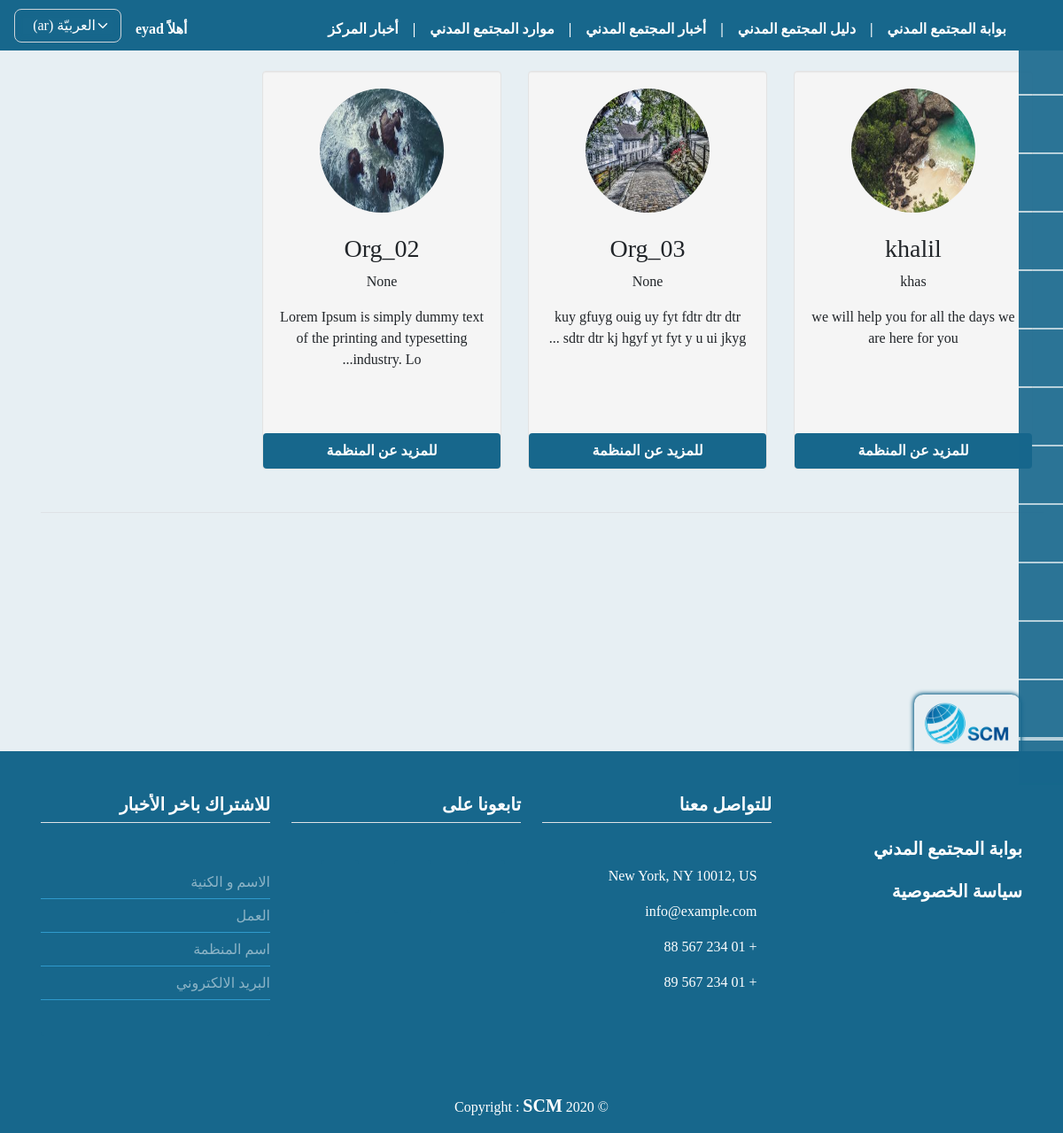
Page /guide_conf/ (signed in) on the earlier database version.
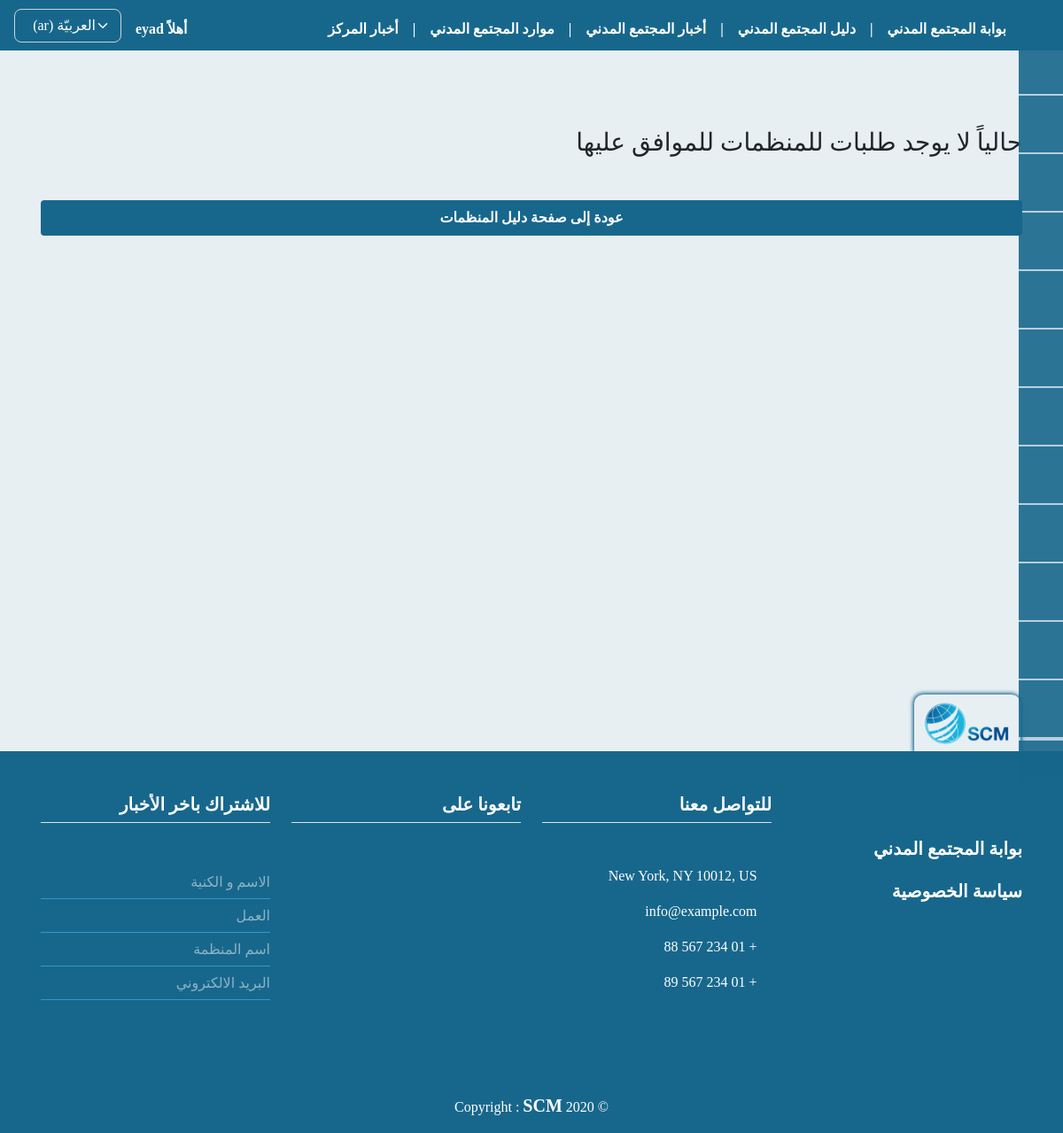
Same page on the later database version.
### orgs/models.py (models this page shows, shortened)
class OrgProfile(models.Model):
    type_CHOICES = (
        ('establishment', _('مؤسسة')),
        ('org', _('جمعية أو منظمة')),
        ('team', _('مبادرة / فريق')),
        ('union', _('اتحاد / تحالف / تجمع')),
        ('group', _('لجنة / تنسيقية / مجموعة'))
    )
    city_CHOICES = (
        ('aleppo', _('حلب')),
        ('damascus', _('دمشق')),
        ('suburb of damascus', _('ريف دمشق')),
        ('daraa', _('درعا')),
        ('deir ez-Zor', _('دير الزور')),
        ('hama', _('حماه')),
        ('al-Hasakah', _('الحسكة')),
        ('homs', _('حمص')),
        ('idlib', _('إدلب')),
        ('latakia', _('اللاذقية')),
        ('quneitra', _('القنيطرة')),
        ('raqqa', _('الرقة')),
        ('as-Suwayda', _('السويداء')),
        ('tartus', _('طرطوس')),
    )
    domain_CHOICES = (
        ('Media', _('إعلام')),
        ('Education', _('تعليم')),
        ('Protection', _('حماية')),
        ('Livelihoods and food security', _('سبل العيش والأمن الغذائي')),
        ('Project of clean ,water, sanitation ', _(
            'مشاريع النظافة والمياه والصرف الصحي')),
        ('Development', _('تنمية')),
        ('Law, suport, policy', _('قانون و مناصرة و سیاسة')),
        ('Donors and support volunteering', _('مانحین و دعم العمل التطوعي')),
        ('Religious org', _('منظمات دینیة')),
        ('Prof association and assembles', _('تجمعات و اتحادات مھنیة')),
        ('Health', _('صحة')),
        ('Studies and research', _('دراسات وأبحاث')),
        ('Other', _('أخرى')),
    )
    target_CHOICES = (
        ('No category selected', _('لا يوجد فئة محددة')),
        ('womans', _('نساء')),
        ('Mans', _('رجال')),
        ('Youth 18-24', _('شباب 18-24')),
        ('Child 0-18', _('أطفال 0-18')),
        ('Religious groups', _('مجموعات دینیة')),
        ('Ethnic groups', _('مجموعة عرقیة')),
        ('Persons lacking breadwinner ', _('فاقدي المعیل')),
        ('Handicapped', _('ذوي الاحتیاجات الخاصة')),
        ('Refugees', _('لاجئین')),
        ('Displaced', _('نازحین')),
        ('Returned', _('عائدین')),
        ('Other civil society organizations', _('منظمات مجتمع مدني اخرى')),
        ('Other', _('أخرى')),
    )
    bool_CHOICES = (
        ('0', _('لا')),
        ('1', _('نعم')),
    )
    polic_CHOICES = (
        ('No', _('لا يوجد')),
        ('Code of conduct', _('مدونة السلوك')),
        ('Child protection', _('حماية الطفل')),
        ('Anti-corruption', _('مكافحة الفساد')),
        ('Human resources policy', _('سياسة الموارد البشرية')),
        ('Procurement policy', _('سياسة المشتريات')),
        ('Volunteering policy', _('سياسة التطوع')),
        ('Anti-harassment Policy', _('سياسة منع التحرش')),
        ('Financial policy', _('السياسة المالية')),
        ('Equipment use Policy', _('سياسة استخدام المعدات')),
        ('privacy policy', _('سياسة الخصوصية')),
        ('Other', _('أخرى')),
    )
    user = models.ForeignKey(
        User, on_delete=models.CASCADE)
    name = models.CharField(max_length=255, null=False,
                            verbose_name=_("اسم المنظمة"))
    name_en_ku = models.CharField(max_length=255, null=True, blank=True,
                                  verbose_name=_("اسم المنظمة باللغة الانكليزية أو الكردية"))
    short_cut = models.CharField(
        max_length=255, null=True, blank=True, verbose_name=_("الاسم المختصر"))
    org_type = models.CharField(
        max_length=150, null=False, choices=type_CHOICES, verbose_name=_("نوع المنظمة"))
    position_work = CountryField(
        max_length=255, null=False, verbose_name=_("مكان العمل"))
    city_work = models.CharField(
        max_length=150, choices=city_CHOICES, null=True, blank=True, verbose_name=_("المحافظة"))
    logo = models.ImageField(upload_to="org_logos",
                             null=False, default='org_logos/default_logo.jpg', verbose_name=_("شعار المنظمة"))
    message = models.TextField(
        max_length=2000, null=False, verbose_name=_("الرؤية و الرسالة"))
    name_managing_director = models.CharField(
        max_length=255, null=True, blank=True, verbose_name=_("اسم رئيس مجلس اﻹدارة"))
    name_ceo = models.CharField(
        max_length=255, null=True, blank=True, verbose_name=_('اسم المدير التنفيذي'))
    site_web = models.URLField(
        max_length=255, null=True, blank=True, verbose_name=_('الموقع الالكتروني'))
    facebook = models.URLField(
        max_length=255, null=True, blank=True, verbose_name=_('صفحة فيسبوك'))
    twitter = models.URLField(
        max_length=255, null=True, blank=True, verbose_name=_('صفحة تويتر'))
    email = models.EmailField(max_length=255, null=True,
                              blank=True, verbose_name=_('البريد الاكتروني'))
    phone = models.CharField(max_length=100, null=True,
                             blank=True, verbose_name=_('رقم الهاتف'))
    name_person_contact = models.CharField(
        max_length=255, null=True, blank=True, verbose_name=_('اسم الشخص المسؤول عن التواصل'))
    email_person_contact = models.EmailField(
        max_length=255, null=True, blank=True, verbose_name=_('البريد الاكتروني للشخص المسؤول عن التواصل'))
    org_adress = models.CharField(
        max_length=255, null=False, verbose_name=_('عنوان المقر الرئيسي'))
    work_domain = models.CharField(
        max_length=255, choices=domain_CHOICES, null=False, verbose_name=_('مجال العمل'))
    target_cat = models.CharField(
        max_length=255, null=False, choices=target_CHOICES, verbose_name=_('الفئات المستهدفة'))
    date_of_establishment = models.CharField(
        max_length=150, null=True, blank=True, verbose_name=_('تاريخ سنة التأسيس'))
    is_org_registered = models.CharField(
        max_length=100, null=False, choices=bool_CHOICES, verbose_name=_('هل المنظمة مسجلة ؟'))
    org_registered_country = CountryField(
        max_length=255, null=True, blank=True, verbose_name=_("بلد التسجيل"))
    org_members_count = models.PositiveIntegerField(
        validators=[MinValueValidator(1)], null=True, blank=True, verbose_name=_('عدد اﻷعضاء'))
    org_members_womans_count = models.PositiveIntegerField(
        validators=[MinValueValidator(1)], null=True, blank=True, verbose_name=_('عدد النساء من اﻷعضاء'))
    w_polic_regulations = models.CharField(
        max_length=200, null=False, choices=polic_CHOICES, verbose_name=_('السياسات واللوائح المكتوبة'))
    org_member_with = models.CharField(max_length=100, null=True, blank=True, choices=bool_CHOICES, verbose_name=_(
        'ھل المؤسسة عضو في اي شبكة او تحالف او جسم تنسیقي؟'))
    coalition_name = models.CharField(
        max_length=255, null=True, blank=True, verbose_name=_('اسم الشبكة / التحالف'))
    publish = models.BooleanField(default=False)
    created_at = models.DateTimeField(auto_now_add=True)
    published_at = models.DateTimeField(blank=True, null=True, default=None)
    updated_at = models.DateTimeField(blank=True, null=True, default=None)

### orgs/views.py (the view)
# urls.py: path('guide_conf/', views.guide_not_pub, name="guide_conf"),
def guide_not_pub(request):
    orgs = OrgProfile.objects.filter(publish=False).order_by('-created_at')
    paginator = Paginator(orgs, 12)
    page = request.GET.get('page')
    try:
        orgs = paginator.get_page(page)
    except(EmptyPage, InvalidPage):
        orgs = paginator.page(paginator.num_pages)
    context = {
        'orgs': orgs,
    }
    return render(request, 'orgs/guid/orgs_guid_conf_pub.html', context)

### templates/orgs/guid/orgs_guid_conf_pub.html (shortened to what this page needs)
{% extends 'base.html' %}
{% load static i18n %}
{% block content %}
{% if request.user.is_authenticated and request.user.is_staff %}
<h1>{% trans 'قائمة دليل المجتمع المدني للموافقة على النشر' %}</h1>
{% if orgs %}
<div class="row pt-4 mb-4">
    <br>
    <br>
    {% for org in orgs %}
    <div class="span3 well mb-4">
        <center>
            <a href="{% url 'particip_detail' org.id %}">
                <img src="{{ org.logo.url }}" name="{{ org.name_en_ku }}" title="{{ org.name_en_ku }}" width="140"
                    height="140" class="img-circle"></a>
            <h3 class="mt-4">{{ org.name }}</h3>
            <p>{{ org.short_cut }}</p>
            <p>{{ org.message|truncatechars:80 }}</p>
            <p>
                <a href="{% url 'particip_detail' org.id %}" class="btn btn-block">
                    {% trans 'للمزيد عن المنظمة' %} </a>
            </p>
        </center>
    </div>
    {% endfor %}
    <div class="pagination row border-top mt-4 pt-4" dir="ltr">
    </div>
</div>
{% else %}
<h3 class="pt-5 mt-5 mb-5"> {% trans 'حالياً لا يوجد طلبات للمنظمات للموافق عليها' %} </h3>
<a href="{% url 'guide' %}" class="btn btn-block mt-5"> {% trans 'عودة إلى صفحة دليل المنظمات' %} </a>
{% endif %}
{% endif %}
{% endblock %}

Differences in the rows shown:
no longer on this page (row edited): OrgProfile: logo (picture), name "khalil", short_cut "khas", message "we will help you for all the days we are here for you"
no longer on this page (row edited): OrgProfile: logo (picture), name "Org_03", short_cut "None", message "kuy gfuyg ouig uy fyt fdtr dtr dtr sdtr dtr kj hgyf yt fyt y u ui jkyg ..."
no longer on this page (row edited): OrgProfile: logo (picture), name "Org_02", short_cut "None", message "Lorem Ipsum is simply dummy text of the printing and typesetting industry. Lo..."
Other differences:
text now shown: "حالياً لا يوجد طلبات للمنظمات للموافق عليها عودة إلى صفحة دليل المنظمات"
